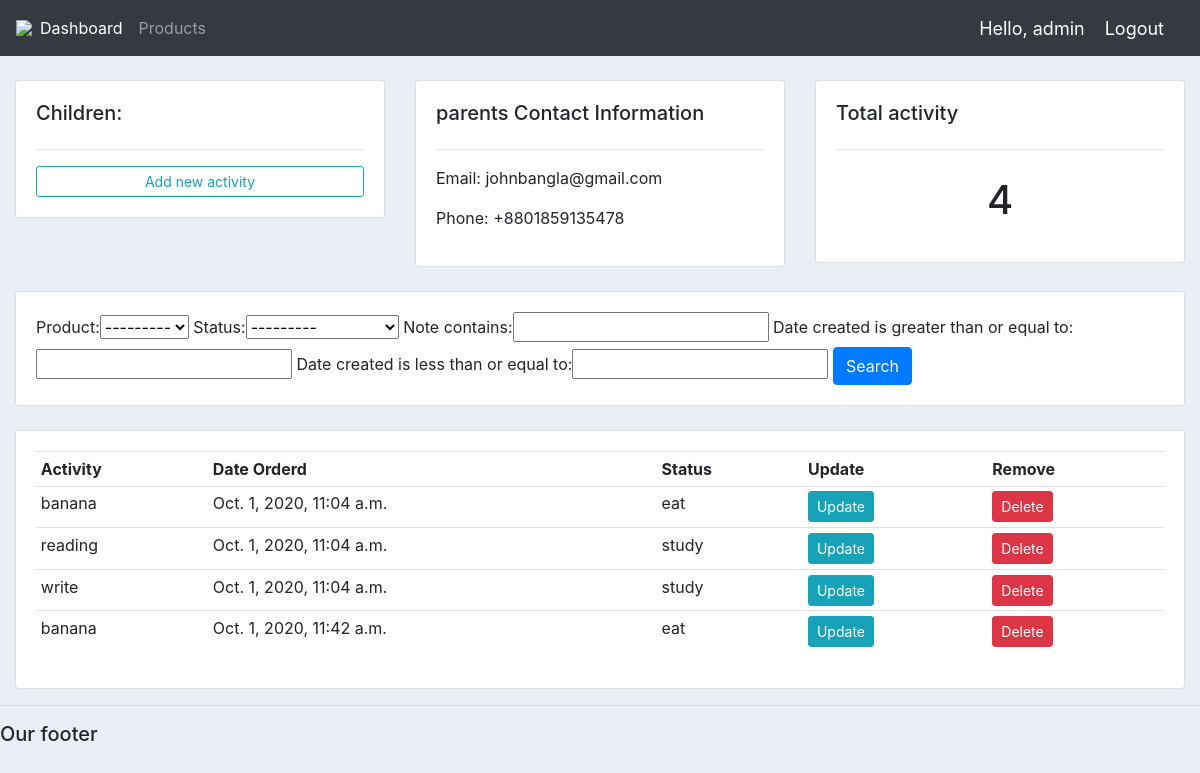
The app's page /customer/1/ (signed in) with its own data.
### accounts/models.py (models this page shows, shortened)
class Customer(models.Model):
	user = models.OneToOneField(User, null=True, blank=True, on_delete=models.CASCADE)
	name = models.CharField(max_length=200, null=True)
	phone = models.CharField(max_length=200, null=True)
	email = models.CharField(max_length=200, null=True)
	profile_pic = models.ImageField(upload_to = 'images/',default="profile1.png", null=True, blank=True)
	date_created = models.DateTimeField(auto_now_add=True, null=True)

class Order(models.Model):
	STATUS = (
			('eat', 'eat'),
			('play', 'play'),
			('study', 'study'),
            ('positive emotion','positive emotion'),
            ('negative emotion','negative emotion'),
			)
	customer = models.ForeignKey(Customer, null=True, on_delete= models.SET_NULL)
	product = models.ForeignKey(Product, null=True, on_delete= models.SET_NULL)
	date_created = models.DateTimeField(auto_now_add=True, null=True)
	status = models.CharField(max_length=200, null=True, choices=STATUS)
	note = models.CharField(max_length=1000, null=True)

class Product(models.Model):
	CATEGORY = (
			('Food', 'Food'),
			('Out Door', 'Out Door'),
   	        ('In Door', 'In Door'),
            ('swim', 'swim'),
            ('writing', 'writing'),
            ('Reading', 'Reading'),
            ('Play', 'Play'),
			)
	name = models.CharField(max_length=200, null=True)
	price = models.FloatField(null=True)
	category = models.CharField(max_length=200, null=True, choices=CATEGORY)
	description = models.CharField(max_length=200, null=True, blank=True)
	date_created = models.DateTimeField(auto_now_add=True, null=True)
	tags = models.ManyToManyField(Tag) # A product can be specified by many Tags
	def __str__(self):
		return self.name

### accounts/decorators.py (the view)
		def wrapper_func(request, *args, **kwargs):
			group = None
			if request.user.groups.exists():
				group = request.user.groups.all()[0].name
			if group in allowed_roles:
				return view_func(request, *args, **kwargs)
			else:
				return HttpResponse('You are not authorized to view this page')

### accounts/views.py (called while the page is built)
@login_required(login_url='login')
@allowed_users(allowed_roles=['admin'])
def customer(request, pk_test):
	customer = Customer.objects.get(id=pk_test)
	orders = customer.order_set.all()
	order_count = orders.count()
	myFilter = OrderFilter(request.GET, queryset=orders)
	orders = myFilter.qs
	context = {'customer':customer, 'orders':orders, 'order_count':order_count,
	'myFilter':myFilter}
	return render(request, 'accounts/customer.html',context)

### accounts/templates/accounts/customer.html
{%  extends 'accounts/main.html' %}
{% block content %}
	<br>
<div class="row">
	<div class="col-md">
		<div class="card card-body">
			<h5>Children:</h5>
			<hr>
			<a class="btn btn-outline-info  btn-sm btn-block" href="{% url 'create_order' customer.id %}">Add new activity</a>
		</div>
	</div>
	<div class="col-md">
		<div class="card card-body">
			<h5>parents Contact Information</h5>
			<hr>
			<p>Email: {{customer.email}}</p>
			<p>Phone: {{customer.phone}}</p>
		</div>
	</div>
	<div class="col-md">
		<div class="card card-body">
			<h5>Total activity</h5>
			<hr>
			<h1 style="text-align: center;padding: 10px">{{order_count}}</h1>
		</div>
	</div>
</div>
<br>
<div class="row">
	<div class="col">
		<div class="card card-body">
			<form method="get">
				{{myFilter.form}}
		    <button class="btn btn-primary" type="submit">Search</button>
		  </form>
		</div>
	</div>
</div>
<br>
<div class="row">
	<div class="col-md">
		<div class="card card-body">
			<table class="table table-sm">
				<tr>
					<th>Activity</th>
					<th>Date Orderd</th>
					<th>Status</th>
					<th>Update</th>
					<th>Remove</th>
				</tr>
				{% for order in orders %}
				<tr>
					<td>{{order.product}}</td>
					<td>{{order.date_created}}</td>
					<td>{{order.status}}</td>
					<td><a class="btn btn-sm btn-info" href="{% url 'update_order' order.id %}">Update</a></td>
					<td><a class="btn btn-sm btn-danger" href="{% url 'delete_order' order.id %}">Delete</a></td>
				</tr>
				{% endfor %}
			</table>
		</div>
	</div>
</div>
{% endblock %}

### accounts/templates/accounts/navbar.html (shortened to what this page needs)
{% load static %}
<nav class="navbar navbar-expand-lg navbar-dark bg-dark">
 <img src="{% static 'images/logo.png' %}">
  <div class="collapse navbar-collapse" id="navbarNav">
    <ul class="navbar-nav">
      {% if request.user.is_staff %}
      <li class="nav-item active">
        <a class="nav-link" href="{% url 'home' %}">Dashboard</a>
      </li>
      <li class="nav-item">
        <a class="nav-link" href="{% url 'products' %}">Products</a>
      </li>
      {% else %}
       <li class="nav-item">
        <a class="nav-link" href="{% url 'account' %}">Settings</a>
      </li>
      {% endif %}
    </ul>
  </div>
  <span class="hello-msg">Hello, {{request.user}}</span>
  <span ><a  class="hello-msg" href="{% url 'logout' %}">Logout</a></span>
</nav>

### static/css/main.css (style rules this page uses)
body { background-color: #ebeff5; }

### accounts/templates/accounts/navbar.html (style rules this page uses)
.hello-msg { font-size: 18px; color: #fff; margin-right: 20px; }

### records on screen
Customer: email "johnbangla@gmail.com", phone "+8801859135478"
Order: product "banana", date_created "Oct. 1, 2020, 11:04 a.m.", status "eat"
Order: product "reading", date_created "Oct. 1, 2020, 11:04 a.m.", status "study"
Order: product "write", date_created "Oct. 1, 2020, 11:04 a.m.", status "study"
Order: product "banana", date_created "Oct. 1, 2020, 11:42 a.m.", status "eat"

### other values on screen
{{ request.user }} "admin"
{{ order_count }} "4"
